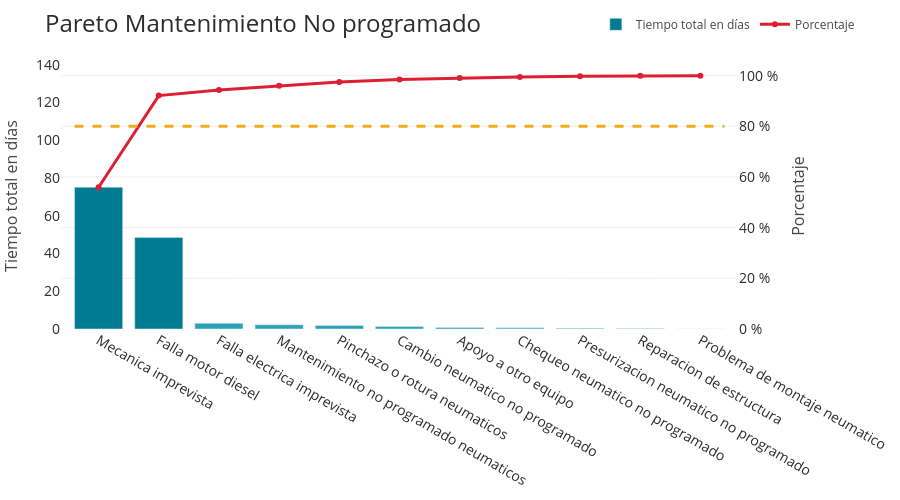

Here is the notebook cell this chart was saved with:
### Code cell
# Pareto for top
resume_activities_asarco['lost_time_days'] = resume_activities_asarco['duration'] / (24 * 60 * 60)
df_mant_prog = resume_activities_asarco[resume_activities_asarco['asarco_event'] == 'Mant No Prog']
fig = plot_pareto(df_mant_prog, 'event', 'lost_time_days', 'Pareto Mantenimiento No programado', 'Tiempo total en días')
save_figure(fig, 'pareto_tiempo_mant_no_programado')
fig

### Figure 1 — Plotly figure (JSON) as saved in the notebook; plotly's stock layout.template omitted (floating-point values rounded to 4 significant figures)
{"data": [{"marker": {"color": ["#007B92", "#007B92", "#2CA1B7", "#2CA1B7", "#2CA1B7", "#2CA1B7", "#2CA1B7", "#2CA1B7", "#2CA1B7", "#2CA1B7", "#2CA1B7"]}, "name": "Tiempo total en días", "type": "bar", "x": ["Mecanica imprevista", "Falla motor diesel", "Falla electrica imprevista", "Mantenimiento no programado neumaticos", "Pinchazo o rotura neumaticos", "Cambio neumatico no programado", "Apoyo a otro equipo", "Chequeo neumatico no programado", "Presurizacion neumatico no programado", "Reparacion de estructura", "Problema de montaje neumatico"], "y": [75.13, 48.53, 2.993, 2.262, 1.899, 1.319, 0.8097, 0.6038, 0.392, 0.281, 0.009803]}, {"line": {"color": "#DC1F33", "width": 3}, "mode": "lines+markers", "name": "Porcentaje", "type": "scatter", "x": ["Mecanica imprevista", "Falla motor diesel", "Falla electrica imprevista", "Mantenimiento no programado neumaticos", "Pinchazo o rotura neumaticos", "Cambio neumatico no programado", "Apoyo a otro equipo", "Chequeo neumatico no programado", "Presurizacion neumatico no programado", "Reparacion de estructura", "Problema de montaje neumatico"], "y": [55.97, 92.13, 94.36, 96.04, 97.46, 98.44, 99.04, 99.49, 99.78, 99.99, 100], "yaxis": "y2"}], "layout": {"font": {"color": "rgb(44, 44, 44)", "size": 14}, "height": 500, "legend": {"font": {"color": "rgb(70, 70, 70)", "size": 12}, "orientation": "h", "x": 0.79, "y": 1.2}, "margin": {"b": 20, "l": 50, "r": 50, "t": 10}, "plot_bgcolor": "rgb(255, 255, 255)", "shapes": [{"line": {"color": "#EFAC1E", "dash": "dash", "width": 3}, "type": "line", "x0": 0.02, "x1": 0.98, "xref": "paper", "y0": 80, "y1": 80, "yref": "y2"}], "title": {"font": {"size": 24}, "text": "Pareto Mantenimiento No programado"}, "yaxis": {"range": [0, 140.9], "title": {"font": {"color": "rgb(70, 70, 70)", "size": 16}, "text": "Tiempo total en días"}}, "yaxis2": {"gridcolor": "#DFDFDF", "gridwidth": 0.5, "overlaying": "y", "range": [0, 105], "showgrid": true, "side": "right", "ticksuffix": " %", "title": {"font": {"color": "rgb(70, 70, 70)", "size": 16}, "text": "Porcentaje"}}}}
